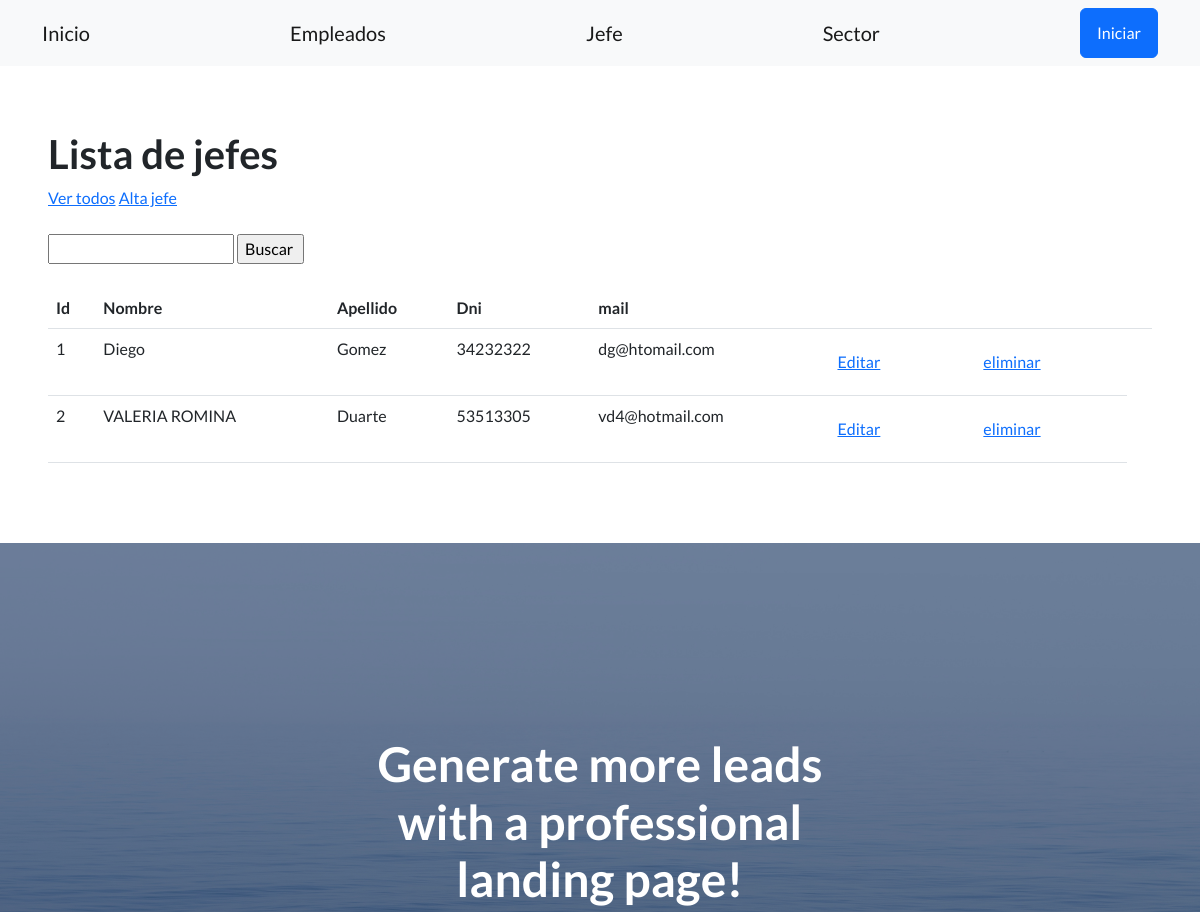
Before: /empleados/jefe/ (upper part) with the older database file.
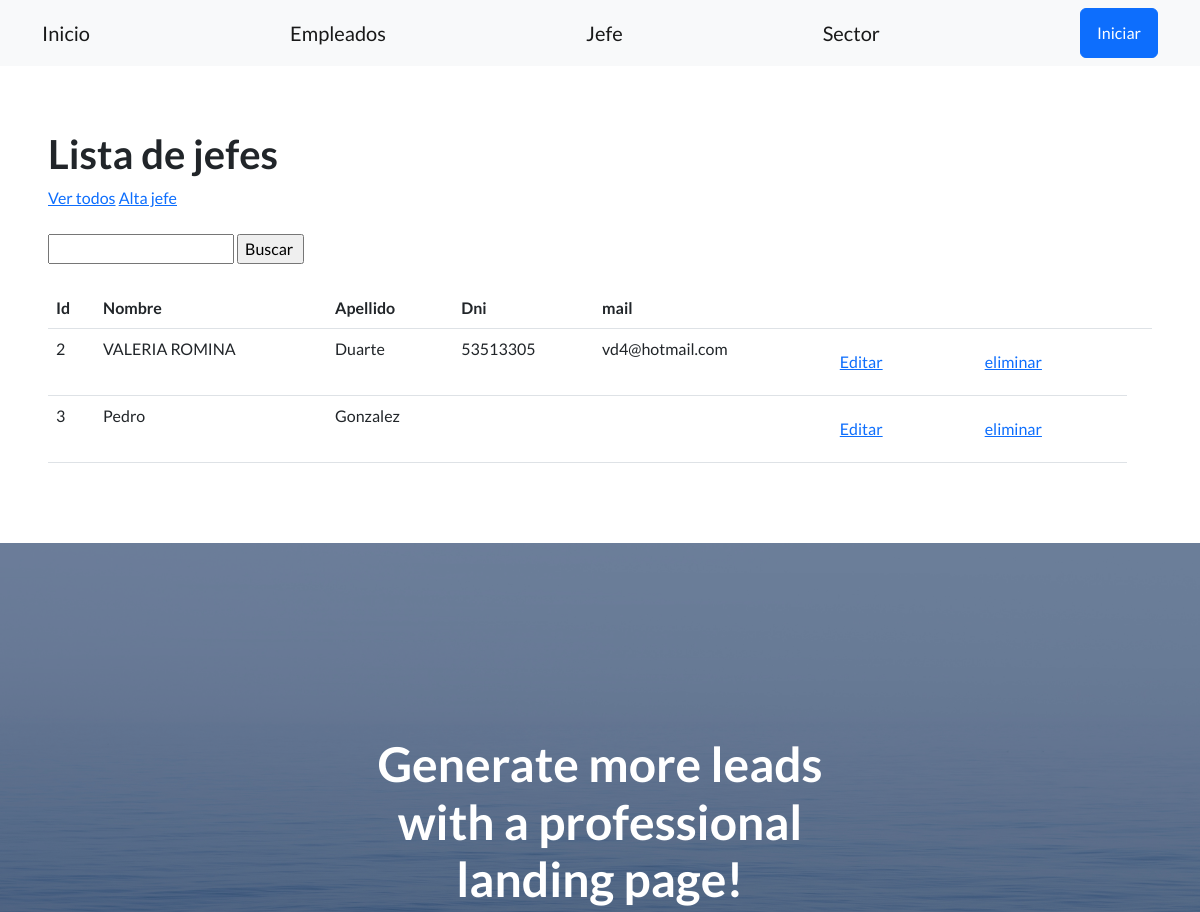
After: the same page with the newer database file.
### control_empleados/models.py (models this page shows, shortened)
class Jefe(models.Model):
    apellido = models.CharField(max_length=256)
    nombre = models.CharField(max_length=256)
    dni = models.CharField(max_length=32)
    email = models.EmailField(blank=True)
    fecha_nacimiento = models.DateField(null=True, blank=True)
    profesion = models.CharField(max_length=128)
    bio = models.TextField(blank=True)

### control_empleados/views.py (the view)
# urls.py: path('jefe/', listar_jefe, name='listar_jefe'),
def listar_jefe(request):
    contexto = {
        'jefe': Jefe.objects.all(),
    }
    http_response = render(
        request=request,
        template_name='control_empleados/listar_jefe.html',
        context=contexto,
    )
    return http_response

### control_empleados/templates/control_empleados/listar_jefe.html (shortened to what this page needs)
{% extends 'base.html' %}
{% block contenido %}
    <h1>Lista de jefes</h1>
    <a href="{% url 'listar_jefe' %}">Ver todos</a>
    <a href="{% url 'crear_jefe' %}">Alta jefe</a>
    <br><br>
    <form action="{% url 'buscar_jefe' %}" method="post">
      <input type="text" name="busqueda">
      <input type="submit" value="Buscar ">
    </form>
    <br>
    <table class="table">
        <tbody>
            <tr>
                <th>Id</th>
                <th>Nombre</th>
                <th>Apellido</th>
                <th>Dni</th>
                <th>mail</th>
                <th></th>
                <th></th>
                <th></th>
             </tr>
            {% for jefes in jefe%}
            <tr>
                <td>{{jefes.id}} </td>
                <td>{{jefes.nombre}} </td>
                <td>{{jefes.apellido}} </td>
                <td>{{jefes.dni}} </td>
                <td>{{jefes.email}} </td>
              <td>
                    <a class='btn btn-link' href="{% url 'editar_jefe' jefes.id %}">Editar</a>
                </td>
                <td>
                    <form action="{% url 'eliminar_jefe' jefes.id %}" method="post">
                      <input type="submit" class='btn btn-link' value="eliminar"/>
                    </form>
                </td>
         </tr>
        {% endfor%}
        </tbody>
    </table>
{% endblock contenido %}

Changed rows visible on the page:
removed Jefe: id "1", nombre "Diego", apellido "Gomez", dni "34232322", email "dg@htomail.com"
added Jefe: id "3", nombre "Pedro", apellido "Gonzalez"
